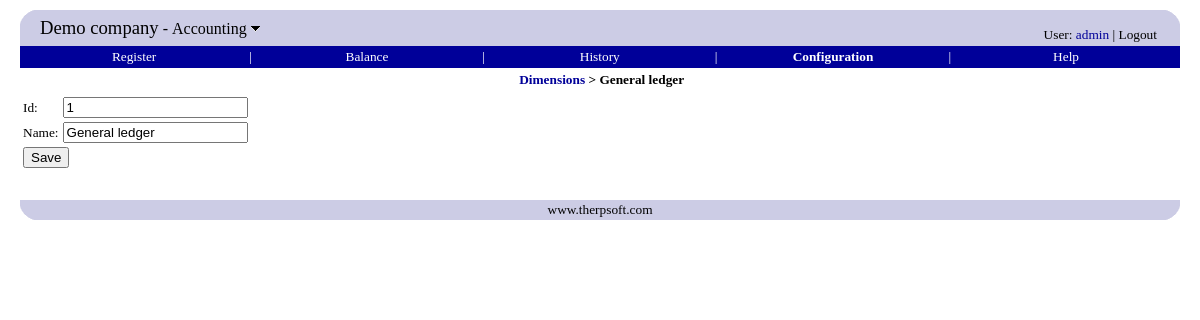
The app's page /accounting/dimension.php?dimid=1 (signed in) with its own data.
### tables this page shows
CREATE TABLE `companyinfo` (
  `companyname` varchar(80) default NULL,
  `vatnumber` varchar(32) default NULL,
  `streetaddress` varchar(128) default NULL,
  `city` varchar(32) default NULL,
  `zipcode` varchar(20) default NULL,
  `email` varchar(80) default NULL
);

create table dimension (
	dimid integer unsigned not null,
	name varchar(40),
	primary key (dimid)
);

### include/database.inc.php (called while the page is built, shortened)
<?php
function query($sql)
{
	$q = mysql_query($sql);
	$err = mysql_error();
	return $q;
}
function fetch_array($query)
{
	return mysql_fetch_array($query);
}
function fetch_object($query)
{
	return mysql_fetch_object($query);
}
function num_rows($rs)
{
	return mysql_num_rows($rs);
}
function find($sql, $dummy = false)
{
	$q = query($sql);
	return fetch_object($q);
}
function findValue($sql, $default = null)
{
    $rs = query($sql);
    $row = fetch_array($rs);
    return $row[0];
}
?>

### accounting/dimension.php (the view, shortened to what this page needs)
<?php
	include('include.php');
	$dimid = getParam('dimid');
	$name = "";
	if (!isEmpty($dimid)) {
	    $selectSQL =
  		"select dimid,
		       name
		from dimension
		where dimid=$dimid
		";
		$rec = find($selectSQL);
		if ($rec != null) {
			$dimid = $rec->dimid;
			$name = $rec->name;
		}
	}
?>
<head>
</head>
<body>
<?php menubar("configuration.php") ?>
<form action="dimension.php" method="POST">
<table>
<tr>
	<td><?php etr("Id") ?>:</td>
	<td><input type=text name='dimid' value='<?php echo $dimid ?>'/></td>
</tr>
<tr><td><?php etr("Name") ?>:</td><td><input type="text" name="name" value="<?php echo $name ?>"/></td>
<tr>
<td colspan=2>
</td>
</tr>
</table>
</form>
<?php bottom() ?>
</body>

### include/therp_include.php (shortened to what this page needs)
<?php
include('standard_include.php');
function top0($module = null)
{
	echo "<table cellpadding=0 cellspacing=0 width='100%' border=0>";
	echo "<tr>";
	echo "<td width=20><img src='../images/tl.png'></td>";
	echo "<td rowspan=2 bgColor='#CCCCE5'>";
	$title = tr("Switch module");
	$thERP = findValue("select companyname from companyinfo");
	echo "<span style='font-size: 14pt;'>";
	echo "<a class=logo href='../common/modules.php' title='$title'>$thERP</a></span>";
	if ($module != null) {
		echo "<span style='font-size: 12pt;'>&nbsp;-&nbsp;";
		$onMouseOver = "document.getElementById(\"down\").src=\"../images/down_hover.gif\"";
		$onMouseOut = "document.getElementById(\"down\").src=\"../images/down.gif\"";
		echo "<a class=logo href='../common/modules.php' title='$title' ";
		echo "onMouseOver='$onMouseOver' onMouseOut='$onMouseOut'>";
		echo tr($module);
		echo "&nbsp;<img id=down src='../images/down.gif' border=0 style='position: relative; top: -2'>";
		echo "</a>";
		echo "</span>";
	}
	echo "</td>";
	echo "<td align=right valign=bottom rowspan=2 bgColor='#CCCCE5' style='padding: 3'>";
	echo "<span class=username>";
	$href = '../payroll/selfservice_settings.php';
	echo tr("User") . ": <a href='$href'>" . getUser() . "</a> | <a href='../common/modules.php?logout=true' class=logo>";
	echo tr("Logout") . "</a>";
	echo "</span>\n";
	echo "</td>";
	echo "<td width=20><img src='../images/tr.png'></td>";
	echo "</tr>";
	echo "<tr bgColor='#CCCCE5'>";
	echo "<td>&nbsp;</td>";
	echo "<td>&nbsp;</td>";
	echo "</tr>";
	echo "</table>\n";
}
function bottom()
{
	echo "<br>";
	echo "<table cellpadding=0 cellspacing=0 width='100%' border=0>";
	echo "<tr>";
	echo "<td width=20><img src='../images/bl.png'></td>";
	echo "<td bgColor='#CCCCE5' align=center><a href='http://www.therpsoft.com' class=logo>www.therpsoft.com</a></td>";
	echo "<td width=20><img src='../images/br.png'></td>";
	echo "</tr>";
	echo "</table>";
}
function menu($href, $text, $width, $hasNext, $currentHref)
{
	$current = $href == $currentHref;
	$class = $current ? 'menubar_current' : 'menubar';
	echo "<td width='$width%' align='center'><a class=$class href='$href'>" . tr($text) . "</a></td>\n";
	if ($hasNext)
		echo "<td>|</td>";
}
?>

### include/therp.css (style rules this page uses)
BODY { margin-left: 20; margin-right: 20; margin-top: 10; margin-bottom: 40; font-family: verdana; font-size: 10pt; }
TD { font-family: verdana; font-size: 10pt; }
A { text-decoration: none; color: #000099; }
.menubar { background-color: #000099; color: white; text-decoration: none; font-weight: normal; }
.menubar_current { color: white; text-decoration: none; font-weight: bold; }
A.logo { text-decoration: none; color: black; }
.username { font-size: 10pt; }

### records on screen
companyinfo: companyname "Demo company"
dimension: dimid "1", name "General ledger"

### other values on screen
tr($module) "Accounting"
tr("User") "User"
getUser() "admin"
tr("Logout") "Logout"
tr($text) "Register Balance History Configuration Help"
$title "Dimensions > General ledger"
tr($text) "Id Name"
